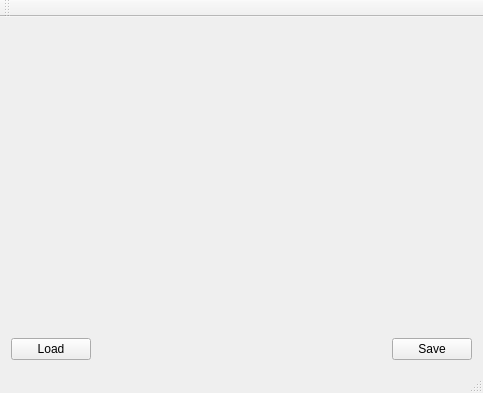
<?xml version="1.0" encoding="UTF-8"?>
<ui version="4.0">
 <class>MainWindow</class>
 <widget class="QMainWindow" name="MainWindow">
  <property name="geometry">
   <rect>
    <x>0</x>
    <y>0</y>
    <width>483</width>
    <height>393</height>
   </rect>
  </property>
  <property name="windowTitle">
   <string>MainWindow</string>
  </property>
  <widget class="QWidget" name="centralWidget">
   <layout class="QVBoxLayout" name="verticalLayout">
    <item>
     <widget class="utils::WidgetContainer" name="widget_container" native="true"/>
    </item>
    <item>
     <layout class="QHBoxLayout" name="horizontalLayout">
      <item>
       <widget class="QPushButton" name="btn_load">
        <property name="text">
         <string>Load</string>
        </property>
       </widget>
      </item>
      <item>
       <spacer name="horizontalSpacer">
        <property name="orientation">
         <enum>Qt::Horizontal</enum>
        </property>
        <property name="sizeHint" stdset="0">
         <size>
          <width>40</width>
          <height>20</height>
         </size>
        </property>
       </spacer>
      </item>
      <item>
       <widget class="QPushButton" name="btn_save">
        <property name="text">
         <string>Save</string>
        </property>
       </widget>
      </item>
     </layout>
    </item>
   </layout>
  </widget>
  <widget class="QMenuBar" name="menuBar">
   <property name="geometry">
    <rect>
     <x>0</x>
     <y>0</y>
     <width>483</width>
     <height>30</height>
    </rect>
   </property>
  </widget>
  <widget class="QToolBar" name="mainToolBar">
   <attribute name="toolBarArea">
    <enum>TopToolBarArea</enum>
   </attribute>
   <attribute name="toolBarBreak">
    <bool>false</bool>
   </attribute>
  </widget>
  <widget class="QStatusBar" name="statusBar"/>
 </widget>
 <layoutdefault spacing="6" margin="11"/>
 <customwidgets>
  <customwidget>
   <class>utils::WidgetContainer</class>
   <extends>QWidget</extends>
   <header>../widgetcontainerlibrary/widgetcontainer.h</header>
   <container>1</container>
  </customwidget>
 </customwidgets>
 <resources/>
 <connections/>
</ui>
